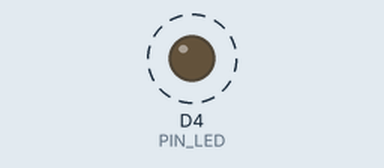
Recording of a sketch running on a simulated ESP8266 (NodeMCU). On the bench: output pins drawn as LEDs (lit = HIGH). Dashed ring = blinking. WiFi joins after 1.5 s; servers stay silent unless stated; uploads are accepted with an empty reply; what the sketch prints to the serial monitor is not drawn.

Above: at 2.2 s.
Timing chart, 0 to 6.3 s (numbered marks = the images above):
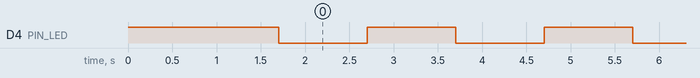

The sketch:

22.OTA_Supabase_Storage.ino
```cpp
// OTA tanpa platform IoT: perangkat menarik firmware sendiri dari Supabase Storage.
//
// Cara kerja:
// 1. Perangkat membaca berkas version.txt dari bucket publik di Supabase Storage.
// 2. Jika isinya berbeda dari FW_VERSION, perangkat mengunduh firmware.bin
//    dari bucket yang sama, menulisnya ke flash, lalu restart.
//
// Bucket harus berisi DUA berkas: firmware.bin dan version.txt

#include <ESP8266WiFi.h>
#include <ESP8266HTTPClient.h>
#include <ESP8266httpUpdate.h>
#include <WiFiClientSecureBearSSL.h>

// NAIKKAN versi ini setiap kali mengunggah firmware baru,
// dan tulis angka yang sama ke dalam version.txt
#define FW_VERSION "1.0.0"

const char* ssid = "NAMA_WIFI";
const char* password = "SANDI_WIFI";

// Proyek dan bucket Supabase tempat firmware disimpan (bucket harus public)
#define SB_PROJECT_REF "PROJECT_REF_SUPABASE" // Kode proyek, terlihat pada Project URL
#define SB_BUCKET      "firmware"

// Alamat berkas pada bucket publik. Tidak perlu API key.
const String URL_RILIS = String("https://") + SB_PROJECT_REF + ".supabase.co/storage/v1/object/public/" + SB_BUCKET + "/";

#define PIN_LED D4                           // Active LOW
const unsigned long JEDA_CEK_UPDATE = 60000; // Cek versi baru tiap 60 detik
const int RSSI_MINIMUM = -80;                // Sinyal lebih lemah dari ini: tunda OTA

unsigned long waktuCekTerakhir = 0;
unsigned long waktuKedipTerakhir = 0;

// Mengembalikan isi version.txt dari bucket, atau "" jika gagal
String bacaVersiTerbaru() {
  BearSSL::WiFiClientSecure client;
  // Catatan keamanan: setInsecure() mengenkripsi koneksi tetapi tidak memeriksa sertifikat
  // server. Cukup untuk latihan. Untuk produksi, pakai setTrustAnchors() atau
  // firmware bertanda tangan (lihat Tantangan Lanjutan di materi Unit 4).
  client.setInsecure();

  HTTPClient http;
  String versi = "";

  // Angka millis() di belakang alamat membuat CDN tidak menyajikan salinan lama
  if (http.begin(client, URL_RILIS + "version.txt?t=" + String(millis()))) {
    int kode = http.GET();
    if (kode == HTTP_CODE_OK) {
      versi = http.getString();
      versi.trim();
    } else {
      Serial.printf("Gagal membaca version.txt (kode HTTP: %d)\n", kode);
    }
    http.end();
  }
  return versi;
}

void cekDanPasangUpdate() {
  // Faktor keberhasilan OTA: sinyal lemah berisiko memutus unduhan di tengah jalan
  if (WiFi.RSSI() < RSSI_MINIMUM) {
    Serial.printf("Sinyal lemah (%d dBm). Pengecekan update ditunda.\n", WiFi.RSSI());
    return;
  }

  String versiTerbaru = bacaVersiTerbaru();
  if (versiTerbaru == "") return;

  Serial.printf("Versi terpasang: %s | Versi di bucket: %s\n", FW_VERSION, versiTerbaru.c_str());
  if (versiTerbaru == FW_VERSION) {
    Serial.println("Firmware sudah yang terbaru.");
    return;
  }

  Serial.println("Versi berbeda. Mengunduh firmware.bin ...");
  BearSSL::WiFiClientSecure client;
  client.setInsecure(); // Lihat catatan keamanan pada bacaVersiTerbaru()

  ESPhttpUpdate.setLedPin(PIN_LED, LOW); // LED D4 berkedip selama unduhan

  // Jika berhasil, perangkat restart otomatis dan baris di bawah tidak dijalankan.
  // Jika gagal, firmware lama tetap utuh dan terus berjalan.
  t_httpUpdate_return hasil = ESPhttpUpdate.update(client, URL_RILIS + "firmware.bin?v=" + versiTerbaru);

  if (hasil == HTTP_UPDATE_FAILED) {
    Serial.printf("OTA gagal (%d): %s\n", ESPhttpUpdate.getLastError(), ESPhttpUpdate.getLastErrorString().c_str());
  }
}

void setup() {
  Serial.begin(115200);
  pinMode(PIN_LED, OUTPUT);
  digitalWrite(PIN_LED, HIGH);

  WiFi.mode(WIFI_STA);
  WiFi.begin(ssid, password);
  Serial.print("\nMenghubungkan ke Wi-Fi");
  while (WiFi.status() != WL_CONNECTED) {
    delay(500);
    Serial.print(".");
  }
  Serial.printf("\nTerhubung. IP: %s | Firmware versi %s\n", WiFi.localIP().toString().c_str(), FW_VERSION);

  cekDanPasangUpdate(); // Cek sekali saat perangkat baru menyala
}

void loop() {
  if (millis() - waktuCekTerakhir >= JEDA_CEK_UPDATE) {
    waktuCekTerakhir = millis();
    cekDanPasangUpdate();
  }

  // Logika aplikasi. Pada versi berikutnya, ubah jeda kedip ini
  // (misalnya dari 1000 menjadi 200) sebagai bukti visual bahwa OTA berhasil.
  if (millis() - waktuKedipTerakhir >= 1000) {
    waktuKedipTerakhir = millis();
    digitalWrite(PIN_LED, !digitalRead(PIN_LED));
  }
}
```

Measured:
- by itself, D4 (PIN_LED): alternates HIGH for 1.0 s and LOW for 1.0 s
